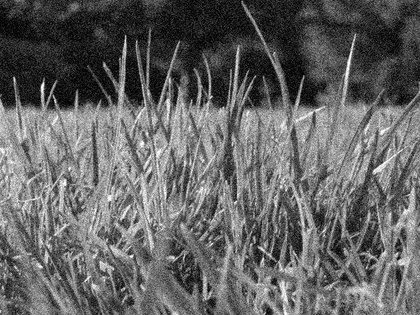
%> input picture Assignment_2/Part-1_ Image Enhancement/images/image1_gaussian.jpg, 420 x 315 px, shrunk from 512 x 384 before the run
$ octave q7_4.m   (GNU Octave 9; MATLAB toolbox functions it lacks are replaced by stand-ins)
%> lines starting %> are read from the running program, lines starting %| are printed output that depends on the picture
clc
close all
im_gauss = im2double(imread('images/image1_gaussian.jpg'));
%> im_gauss: size 315x420 double; min 0, max 1, mean 0.392
%im_salt = im2double(imread('images/image1_saltpepper.jpg'));
orig = im2double(imread('images/image1.jpg'));
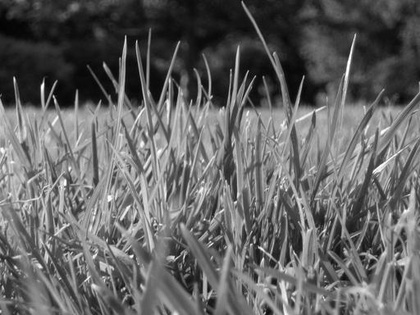
%> input picture Assignment_2/Part-1_ Image Enhancement/images/image1.jpg, 420 x 315 px, shrunk from 512 x 384 before the run
%> orig: size 315x420 double; min 0.00784, max 1, mean 0.39


sigma = [0.5, 1, 2];
denoised = cell(3, 3);
ks = [3, 5, 7];
for s=1:3
    for k=1:3
    denoised{s, k} = denoise(im_gauss, 'gaussian', ks(k), sigma(s));
    end
end
%> after the loop, denoised = 9 items

figure (1);
for s=1:3
    for k=1:3
        subplot(3,3, k+(s-1)*3), imshow(denoised{s, k},[]),title(sprintf('%.2f , %d * %d',sigma(s),ks(k),ks(k)));
    end
end
%> this loop made 3 passes
%> pass 2, `for k=1:3 subplot(3,3, k+(s-1)*3), imshow(denoised{s, k},[]),title(spr..`:
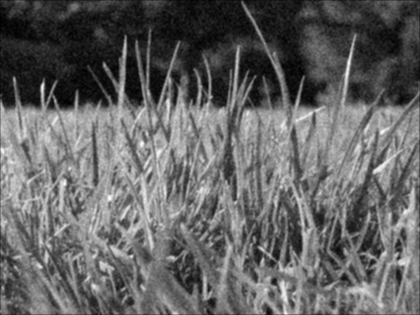
%> displayed picture: size 315x420, on the screen's scale of 0 to 255; min 0, max 255, mean 99.5
%> after the loop:
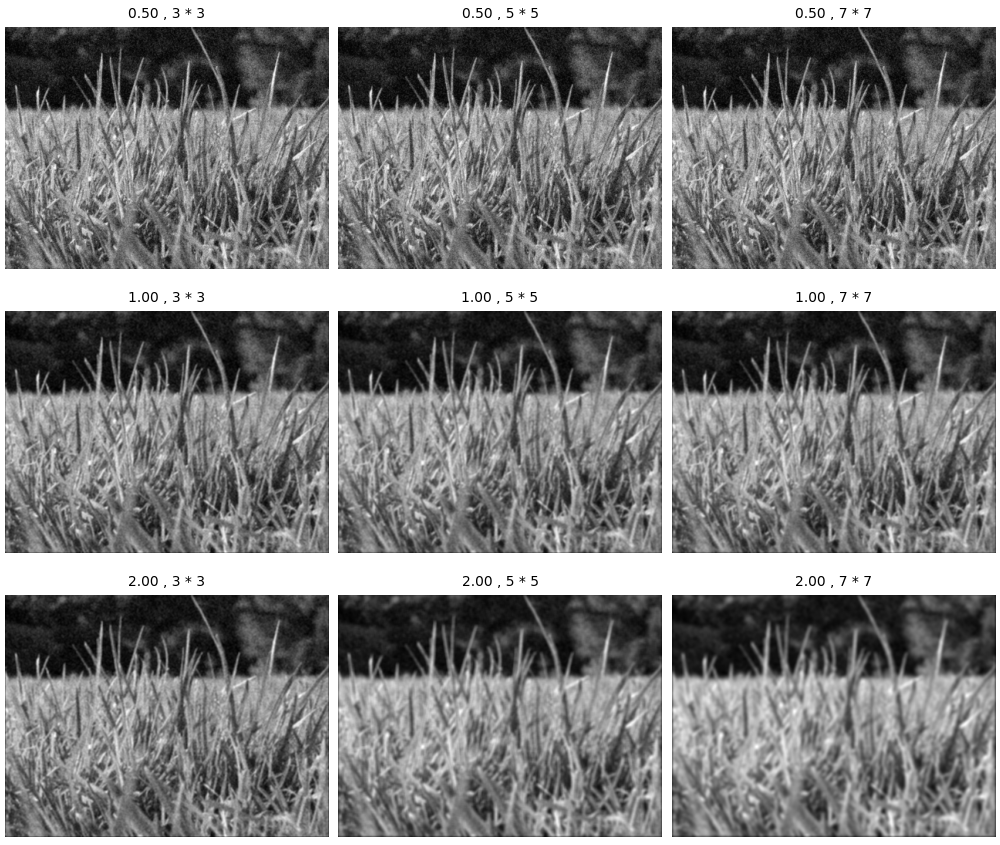
%> figure redrawn from the program's plot data, 9 panels
saveas(figure(1), 'gauss_gauss_denoise.png');


psnr = zeros(3,3);
for s=1:3
    for k=1:3
        psnr(s, k) = myPSNR(orig, denoised{s, k});
    end
end
%> after the loop, psnr = [26.34 26.35 26.35; 26.58 25.68 25.6; 25.92 23.37 22.38]

disp('psnr(sigma,kernel size):')
disp(psnr)
%|    26.341   26.345   26.345
%|    26.580   25.678   25.596
%|    25.915   23.370   22.381
